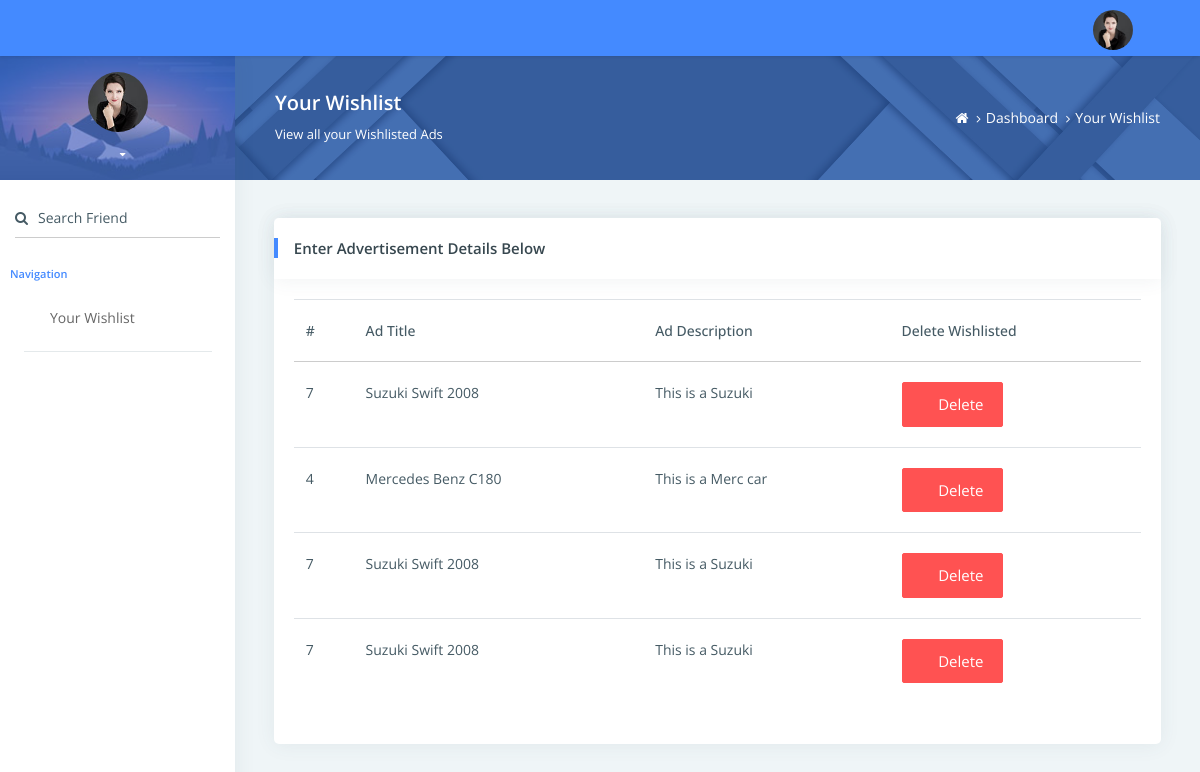
Page /buyer-dash/allad.php (signed in) on the committed database.
### tables this page shows
CREATE TABLE `advert` (
  `id` int(6) UNSIGNED NOT NULL,
  `title` varchar(30) NOT NULL,
  `vcondition` varchar(30) NOT NULL,
  `type` varchar(10) NOT NULL,
  `brand` varchar(10) NOT NULL,
  `price` int(11) NOT NULL,
  `sellerid` int(50) DEFAULT NULL,
  `postdate` timestamp NOT NULL DEFAULT current_timestamp() ON UPDATE current_timestamp(),
  `oldpr` int(11) NOT NULL,
  `status` char(1) DEFAULT NULL,
  `descr` varchar(255) DEFAULT NULL,
  `mileage` int(7) DEFAULT NULL,
  `ntf` int(1) DEFAULT NULL,
  `clk` int(11) DEFAULT NULL,
  `complete` int(1) DEFAULT NULL
);

### buyer-dash/assets/php/queryWlist.php (called while the page is built, shortened)
<?php
include_once ('Dblog.php');
class queryWlist extends Dblog{
    function queryWish(){
        $this->uid = $_COOKIE['bid'];
        $wl = "SELECT * FROM wlist where uid = '$this->uid'";
        $wres = $this->conn()->query($wl);
        while ($row = $wres->fetch_assoc()) {
            $data1[] = $row;
        }
        return $data1;
    }
    function queryADW($a){
        $this->aid = $a;
        $wl2 = "SELECT * FROM advert where id = '$this->aid'";
        $wres2 = $this->conn()->query($wl2);
        while ($row = $wres2->fetch_assoc()) {
            $data2[] = $row;
        }
        return $data2;
    }
}

### buyer-dash/assets/php/Dblog.php (called while the page is built, shortened)
<?php
class Dblog {
    protected function conn(){
        $this->servername = "localhost";
        $this->username = "root";
        $this->password = "";
        $this->dbname = "carrodio";
        $con = new mysqli($this->servername, $this->username, $this->password, $this->dbname);
        return $con;
    }
}

### buyer-dash/assets/php/adDetails.php (the view, shortened to what this page needs)
<?php
include_once ('queryWlist.php');
$wi = new queryWlist();
$res = $wi->queryWish();
foreach ($res as $data){
    $aid = $data['adid'];
    $wlid = $data['id'];
    $qes = $wi->queryADW($aid);
    foreach ($qes as $data2){
        echo '<tr>
          <td>'.$data2['id'].'</td>
           <td>'.$data2['title'].'</td>
           <td>'.$data2['descr'].'</td>
         <td><button class="btn waves-effect waves-light btn-danger" name="delete" value="'.$wlid.'"><i class="icofont icofont-eye-alt"></i>Delete</button></td>
          </tr>';
    }
}

### rows in the picture
advert: id "7", title "Suzuki Swift 2008", descr "This is a Suzuki", $wlid 3 (drawn), $wlid 5 (drawn), $wlid 6 (drawn)
advert: id "4", title "Mercedes Benz C180", descr "This is a Merc car"
